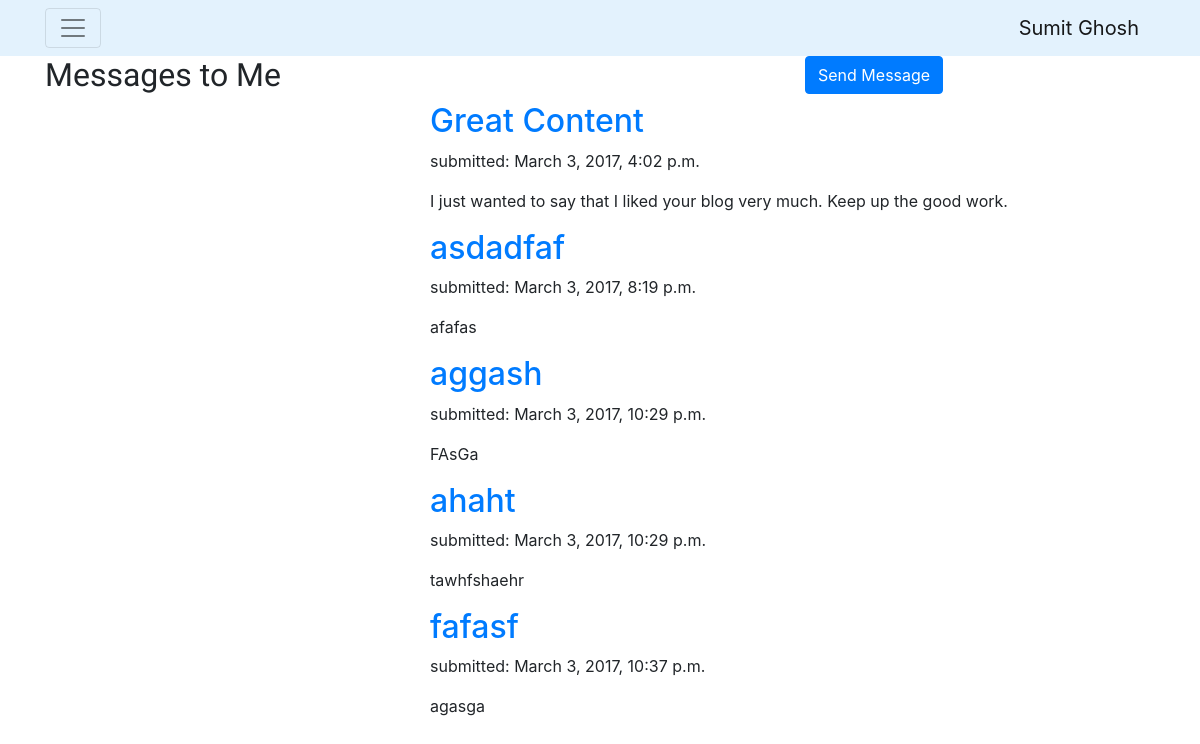
The app's page /contact/, older data.
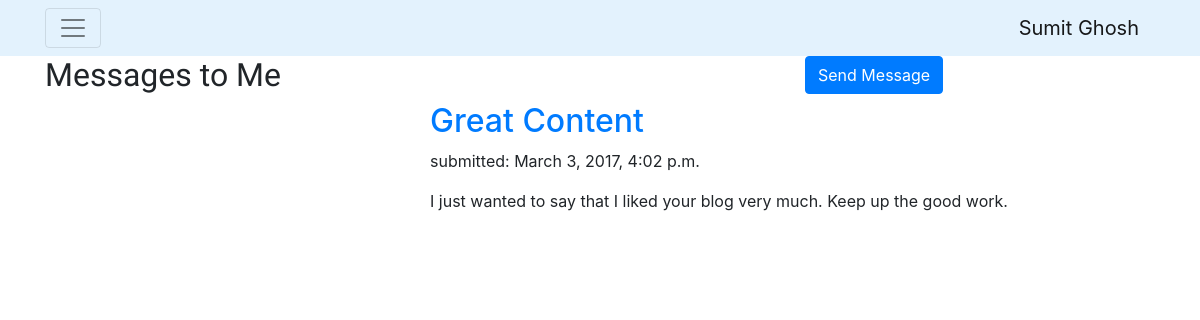
The same page, newer data.
### contact/models.py (models this page shows, shortened)
class ContactMessage(models.Model):
    title = models.CharField(max_length=100)
    message = models.TextField()
    name = models.CharField(max_length=50)
    email = models.EmailField()
    submitted_date = models.DateTimeField()

### contact/views.py (the view)
# urls.py: url(r'^contact/', include('contact.urls')),
def contact(request):
    messages = ContactMessage.objects.filter(submitted_date__lte=timezone.now()).order_by('submitted_date')
    form = ContactForm(request.POST or None)
    if form.is_valid():
        message = form.save(commit=False)
        message.send()
    return render(request, 'contact/contact.html', {'form': form, 'messages': messages})

### templates/contact/contact.html (shortened to what this page needs)
{% extends 'contact/base.html' %}
{% load crispy_forms_tags %}
{% block content %}
    <div class="row"><div class="col-md-8">
        <h2 style="font-family: 'Oswald', sans-serif;">Messages to Me</h2>
    </div>
    <div class="col-md-4 float-right">
        <button type="button" class="btn btn-primary" data-toggle="modal" data-target="#contactFormModal">
            Send Message
        </button>
    </div>
    </div>
    {% for message in messages %}
        <div class="col-md-8 offset-md-4">
            <h2><a href="">{{ message.title }}</a></h2>
            <p>submitted: {{ message.submitted_date }}</p>
            <p>{{ message.message }}</p>
        </div>
    {% endfor %}
{% endblock %}

Row changes from the older to the newer data that the page shows:
removed ContactMessage: title "asdadfaf", submitted_date "March 3, 2017, 8:19 p.m.", message "afafas"
removed ContactMessage: title "aggash", submitted_date "March 3, 2017, 10:29 p.m.", message "FAsGa"
removed ContactMessage: title "ahaht", submitted_date "March 3, 2017, 10:29 p.m.", message "tawhfshaehr"
removed ContactMessage: title "fafasf", submitted_date "March 3, 2017, 10:37 p.m.", message "agasga"
